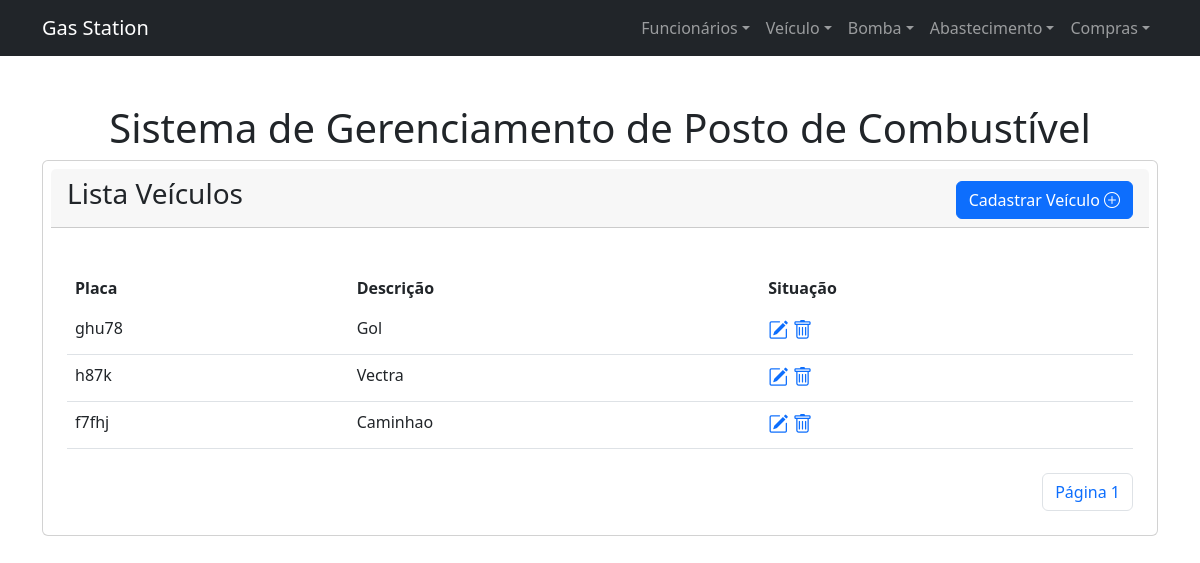
Screenshot of /veiculo-list/ with the database file from the repository.
### pump/models.py (models this page shows, shortened)
class Veiculo(models.Model):
    placa = models.CharField(max_length=7, null=False, blank=False)
    descricao = models.CharField(max_length=100, null=False, blank=False)
    capacidade_tanque = models.IntegerField(null=False, blank=False)

### pump/views.py (the view)
# urls.py: path('veiculo-list/', VeiculoListView.as_view(), name='veiculo-list'),
class VeiculoListView(ListView):
    template_name = 'veiculo-list.html'
    model = Veiculo
    paginate_by = 10
    context_object_name = 'veiculos'
    def get_queryset(self):
        query = self.request.GET.get('search')
        if query:
            return Veiculo.objects.filter(coren__icontains=query)
        else:
            return Veiculo.objects.all().order_by()

### pump/templates/veiculo-list.html (shortened to what this page needs)
{% extends "index.html" %}
{% block middle-content %}
<section class="section">
    <div class="card p-2">
        <div class="card-header mb-4">
            <div class="d-flex flex-row justify-content-between">
                <div class="w-50">
                    <h4 class="card-title fs-3">Lista Veículos</h4>
                </div>
                <div class="align-self-end">
                    <div class="d-flex flex-row">
                        <a class="btn icon icon-left btn-primary d-flex flex-row align-items-center" href="{% url 'pump:create-veiculo' %}">
                            <span>Cadastrar Veículo</span>
                            <i class="bi bi-plus-circle"></i>
                        </a>
                    </div>
                </div>
            </div>
        </div>
        <div class="card-body">
            {% if veiculos %}
            <table class="table table-borderless">
                <thead>
                    <tr>
                        <th scope="col">Placa</th>
                        <th scope="col">Descrição</th>
                        <th scope="col" colspan="2">Situação</th>
                    </tr>
                </thead>
                {% for v in veiculos %}
                <tbody>
                    <tr class="border-bottom">
                        <td>{{ v.placa }}</td>
                        <td>{{ v.descricao }}</td>
                        <td class="d-flex flex-row justify-content">
                            <a href="{% url 'pump:update-veiculo' pk=v.id %}">
                                <i class="bi bi-pencil-square fs-5"></i></a>
                            <a href="{% url 'pump:delete-veiculo' pk=v.id %}">
                                <i class="bi bi-trash fs-5"></i></a>
                        </td>
                    </tr>
                </tbody>
                {% endfor %}
            </table>
            {% else %}
            <p>Não há profissionais por aqui.</p>
            {% endif %}
            <ul class="pagination pagination-primary justify-content-end mb-0 mt-4">
                <li class="page-item">
                    <a class="page-link" href="#">Página {{ page_obj.number }}</a>
                </li>
            </ul>
        </div>
    </div>
</section>
{% endblock middle-content %}

### rows the page displays
Veiculo: placa "ghu78", descricao "Gol"
Veiculo: placa "h87k", descricao "Vectra"
Veiculo: placa "f7fhj", descricao "Caminhao"

### other values shown
{{ page_obj.number }} "1"
